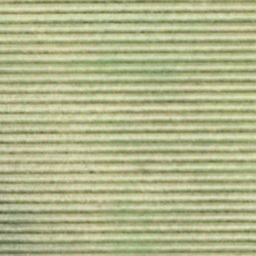
#> input picture Images/agricultural/agricultural10.tif, 256 x 256 px; its folder holds only this picture in this run
$ python make_lr_dataset.py
#> lines starting #> are read from the running program, lines starting #| are printed output that depends on the picture
import os
from PIL import Image

HR_ROOT = "Images"
LR_ROOT = "Processed/lr_images"
SCALE = 2  # Downsampling factor

def make_dirs():
    for class_dir in os.listdir(HR_ROOT):
        hr_path = os.path.join(HR_ROOT, class_dir)
        lr_path = os.path.join(LR_ROOT, class_dir)
        if os.path.isdir(hr_path):
            os.makedirs(lr_path, exist_ok=True)
#> pass 2 of the loop in make_dirs, `for class_dir in os.listdir(HR_ROOT):`:

def make_lr_image(img, scale=2):
    w, h = img.size
    lr_down = img.resize((w // scale, h // scale), Image.BICUBIC)
    lr_up = lr_down.resize((w, h), Image.BICUBIC)
    return lr_up

def process_images():
    for class_dir in os.listdir(HR_ROOT):
        hr_class_path = os.path.join(HR_ROOT, class_dir)
        lr_class_path = os.path.join(LR_ROOT, class_dir)
        if not os.path.isdir(hr_class_path):
            continue
        for filename in os.listdir(hr_class_path):
            if filename.endswith(".tif"):
                hr_path = os.path.join(hr_class_path, filename)
                lr_path = os.path.join(lr_class_path, filename)
                img = Image.open(hr_path).convert('RGB')
#> img is the input picture: PIL image 256x256 RGB; mean R, G, B 177.6, 181.2, 139
                lr_img = make_lr_image(img, SCALE)
#> in make_lr_image, `lr_down = img.resize((w // scale, h // scale), Image.BICUBIC)`:
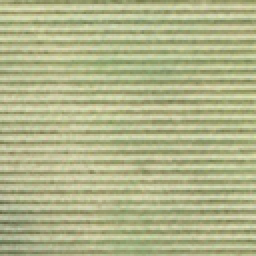
#> lr_down: PIL image 128x128 RGB (shown 2 times larger); mean R, G, B 177.6, 181.2, 138.9
                lr_img.save(lr_path)
                print(f"Processed {filename} → {lr_path}")
#> pass 2 of the loop in process_images, `for class_dir in os.listdir(HR_ROOT):`:
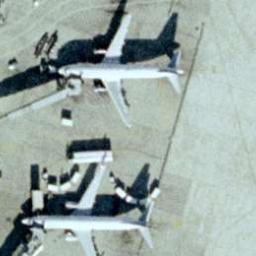
#> input picture Images/airplane/airplane04.tif, 256 x 256 px
#> in process_images, img is the input picture: PIL image 256x256 RGB; mean R, G, B 155.1, 169.3, 163.9
#> in make_lr_image (call 2), `lr_down = img.resize((w // scale, h // scale), Image.BICUBIC)`:
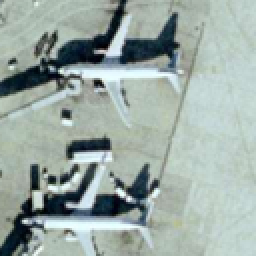
#> lr_down: PIL image 128x128 RGB (shown 2 times larger); mean R, G, B 155.1, 169.3, 163.9

if __name__ == "__main__":
    make_dirs()
    process_images()
